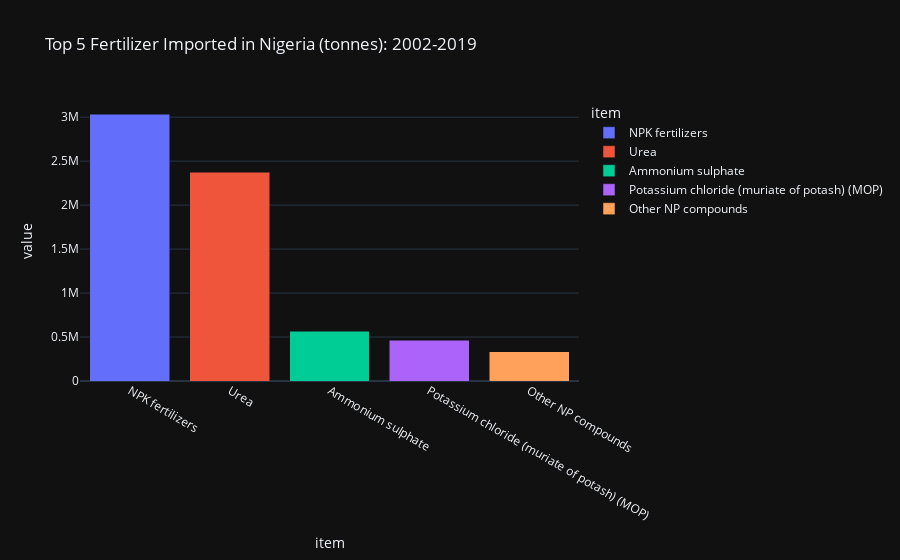

Write notebook code for a chart like this one.
### Code cell
## Fertilizer Import Quantity in Tonnes
fertilizer_by_import_quantity = fertilizer_by_element("Import Quantity")

fig = px.bar(fertilizer_by_import_quantity[:5], x="item", y="value", color="item", 
             title="Top 5 Fertilizer Imported in Nigeria (tonnes): 2002-2019")
fig.update_layout(barmode='stack')


fig.update_layout(
        template='plotly_dark'
    )
fig.show()

### Figure 1 — Plotly figure (JSON) as saved in the notebook; plotly's stock layout.template omitted (floating-point values rounded to 4 significant figures)
{"data": [{"alignmentgroup": "True", "hovertemplate": "item=%{x}<br>value=%{y}<extra></extra>", "legendgroup": "NPK fertilizers", "marker": {"color": "#636efa", "pattern": {"shape": ""}}, "name": "NPK fertilizers", "offsetgroup": "NPK fertilizers", "orientation": "v", "showlegend": true, "textposition": "auto", "type": "bar", "x": ["NPK fertilizers"], "xaxis": "x", "y": [3035000.0], "yaxis": "y"}, {"alignmentgroup": "True", "hovertemplate": "item=%{x}<br>value=%{y}<extra></extra>", "legendgroup": "Urea", "marker": {"color": "#EF553B", "pattern": {"shape": ""}}, "name": "Urea", "offsetgroup": "Urea", "orientation": "v", "showlegend": true, "textposition": "auto", "type": "bar", "x": ["Urea"], "xaxis": "x", "y": [2375000.0], "yaxis": "y"}, {"alignmentgroup": "True", "hovertemplate": "item=%{x}<br>value=%{y}<extra></extra>", "legendgroup": "Ammonium sulphate", "marker": {"color": "#00cc96", "pattern": {"shape": ""}}, "name": "Ammonium sulphate", "offsetgroup": "Ammonium sulphate", "orientation": "v", "showlegend": true, "textposition": "auto", "type": "bar", "x": ["Ammonium sulphate"], "xaxis": "x", "y": [567900.0], "yaxis": "y"}, {"alignmentgroup": "True", "hovertemplate": "item=%{x}<br>value=%{y}<extra></extra>", "legendgroup": "Potassium chloride (muriate of potash) (MOP)", "marker": {"color": "#ab63fa", "pattern": {"shape": ""}}, "name": "Potassium chloride (muriate of potash) (MOP)", "offsetgroup": "Potassium chloride (muriate of potash) (MOP)", "orientation": "v", "showlegend": true, "textposition": "auto", "type": "bar", "x": ["Potassium chloride (muriate of potash) (MOP)"], "xaxis": "x", "y": [463500.0], "yaxis": "y"}, {"alignmentgroup": "True", "hovertemplate": "item=%{x}<br>value=%{y}<extra></extra>", "legendgroup": "Other NP compounds", "marker": {"color": "#FFA15A", "pattern": {"shape": ""}}, "name": "Other NP compounds", "offsetgroup": "Other NP compounds", "orientation": "v", "showlegend": true, "textposition": "auto", "type": "bar", "x": ["Other NP compounds"], "xaxis": "x", "y": [331600.0], "yaxis": "y"}], "layout": {"barmode": "stack", "legend": {"title": {"text": "item"}, "tracegroupgap": 0}, "title": {"text": "Top 5 Fertilizer Imported in Nigeria (tonnes): 2002-2019"}, "xaxis": {"anchor": "y", "categoryarray": ["NPK fertilizers", "Urea", "Ammonium sulphate", "Potassium chloride (muriate of potash) (MOP)", "Other NP compounds"], "categoryorder": "array", "domain": [0, 1], "title": {"text": "item"}}, "yaxis": {"anchor": "x", "domain": [0, 1], "title": {"text": "value"}}}}
